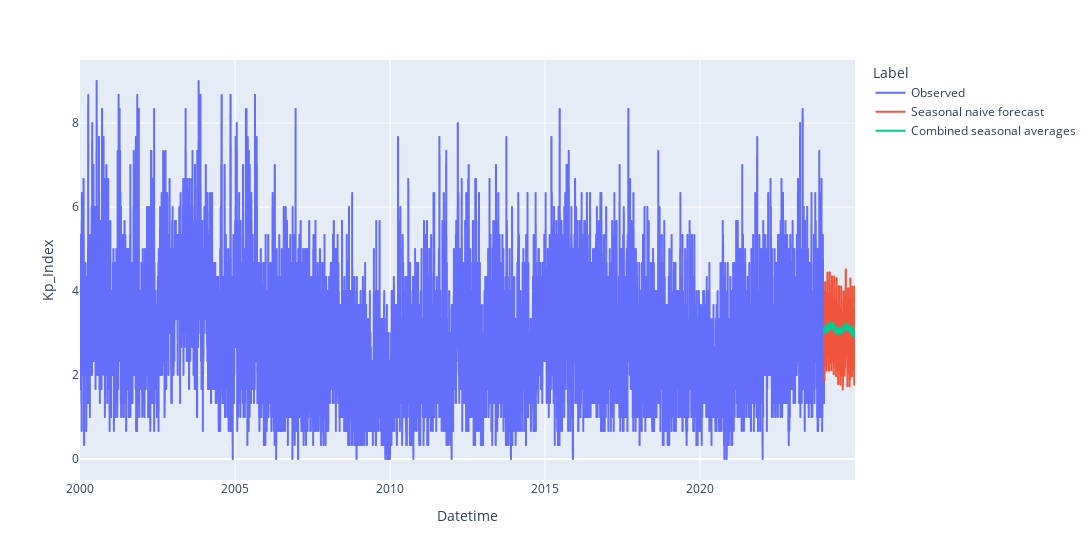

Notebook cell for this chart:
### Code cell
# Step 1: Calculating the three grouped averages.
sun_rotation = daily_max_df_2000to2023.groupby(daily_max_df_2000to2023['Day_Sun_rotation']).agg(Mean_sunrotation_peak_Kp=('Kp_Index', 'mean'))
month_of_year = daily_max_df_2000to2023.groupby(daily_max_df_2000to2023.index.month).agg(Mean_monthly_peak_Kp=('Kp_Index', 'mean'))
solar_cycle = daily_max_df_2000to2023.groupby(daily_max_df_2000to2023['11_Year_Group']).agg(Mean_solarcycle_peak_Kp=('Kp_Index', 'mean'))

# Step 2: Combine the three averages to make prediction for 2024.
combined_seasonal_average = np.zeros(365)

for i in range(len(combined_seasonal_average)):
    # 2024-01-01 is the 14th day in sun rotation, 1st month in the year, and 7th year in the 11-year group.
    current_day_sun_rotation = (i + 13) % 27 + 1
    current_month = (pd.Timestamp('2024-01-01') + pd.Timedelta(days=i)).month
    current_11_yeargroup = 7
    # Locate the contribution from the three averages
    day_of_sun_contribution = sun_rotation.loc[current_day_sun_rotation]['Mean_sunrotation_peak_Kp']
    month_of_year_contribution = month_of_year.loc[current_month]['Mean_monthly_peak_Kp']
    solar_cycle_contribution = solar_cycle.loc[current_11_yeargroup]['Mean_solarcycle_peak_Kp']
    # Average of the three contributions
    combined_seasonal_average[i] = (day_of_sun_contribution + month_of_year_contribution + solar_cycle_contribution) / 3

# Step 3: Create a DataFrame for the predictions
combined_seasonal_average_preds_df = pd.DataFrame(
    {"Label": "Combined seasonal averages", "Kp_Index": combined_seasonal_average},
    index=forecast_index,
)

px.line(pd.concat((df_observed, naive_preds_df, combined_seasonal_average_preds_df)), y="Kp_Index", color="Label", width=1600)

### Figure 1 — Plotly figure (JSON) as saved in the notebook; plotly's stock layout.template omitted (floating-point values rounded to 4 significant figures; data arrays with more than 128 entries replaced by an {"elided": "..."} marker saying what was removed)
{"data": [{"hovertemplate": "Label=Observed<br>Datetime=%{x}<br>Kp_Index=%{y}<extra></extra>", "legendgroup": "Observed", "line": {"color": "#636efa", "dash": "solid"}, "marker": {"symbol": "circle"}, "mode": "lines", "name": "Observed", "showlegend": true, "type": "scattergl", "x": {"elided": "8766 str values"}, "xaxis": "x", "y": {"elided": "8766 float values"}, "yaxis": "y"}, {"hovertemplate": "Label=Seasonal naive forecast<br>Datetime=%{x}<br>Kp_Index=%{y}<extra></extra>", "legendgroup": "Seasonal naive forecast", "line": {"color": "#EF553B", "dash": "solid"}, "marker": {"symbol": "circle"}, "mode": "lines", "name": "Seasonal naive forecast", "showlegend": true, "type": "scattergl", "x": {"elided": "365 str values"}, "xaxis": "x", "y": {"elided": "365 float values"}, "yaxis": "y"}, {"hovertemplate": "Label=Combined seasonal averages<br>Datetime=%{x}<br>Kp_Index=%{y}<extra></extra>", "legendgroup": "Combined seasonal averages", "line": {"color": "#00cc96", "dash": "solid"}, "marker": {"symbol": "circle"}, "mode": "lines", "name": "Combined seasonal averages", "showlegend": true, "type": "scattergl", "x": {"elided": "365 str values"}, "xaxis": "x", "y": {"elided": "365 float values"}, "yaxis": "y"}], "layout": {"legend": {"title": {"text": "Label"}, "tracegroupgap": 0}, "margin": {"t": 60}, "width": 1600, "xaxis": {"anchor": "y", "domain": [0, 1], "title": {"text": "Datetime"}}, "yaxis": {"anchor": "x", "domain": [0, 1], "title": {"text": "Kp_Index"}}}}
